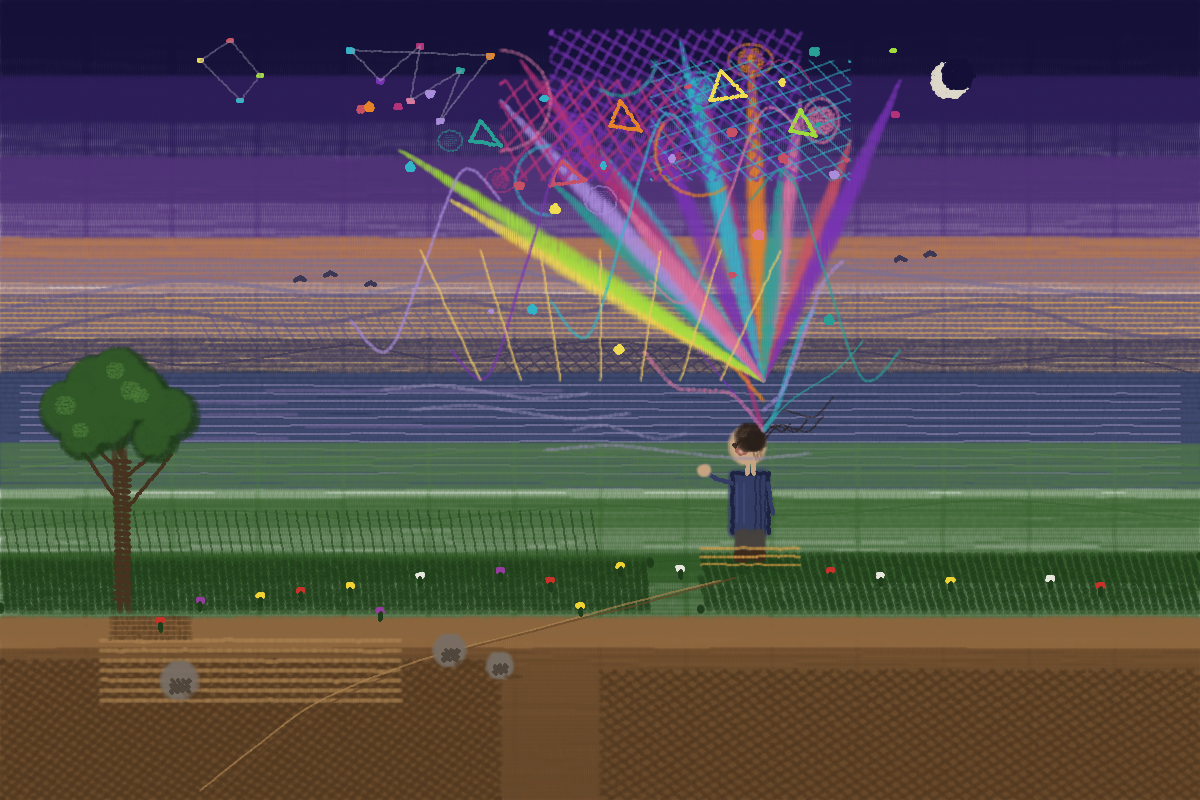

This figure's Python source:
import sys
import os
import math
sys.path.insert(0, os.path.join(os.path.dirname(__file__), '..', '..', 'artist'))

from student import *
from stylus_format import Drawing
from renderer import render_drawing

all_strokes = []

# ============================================================
# "The Dreamer's Horizon"
#
# A solitary figure stands on a warm foreground hill at twilight,
# gazing toward distant atmospheric mountains. From their head,
# abstract swirls of color and energy rise and dissolve into
# the sky -- imagination made visible, blurring the line between
# the inner world and the outer landscape.
#
# Composition plan (1200x800):
#   Sky:        y=0 to y=350   (gradient from deep indigo top to warm amber horizon)
#   Mountains:  y=250 to y=400 (3 layers, atmospheric perspective)
#   Lake:       y=380 to y=480 (still water with reflections)
#   Meadow:     y=450 to y=650 (rolling green hills)
#   Foreground: y=600 to y=800 (warm earth, wildflowers, texture)
#   Figure:     centered-right around x=750, standing on hill at y~580
#   Abstract:   emanating from figure's head upward and leftward into sky
# ============================================================

W, H = 1200, 800

# --- COLOR PALETTE (30+ colors) ---
# Sky
SKY_DEEP       = (20, 15, 55)
SKY_MID        = (45, 30, 90)
SKY_LOWER      = (80, 50, 120)
SKY_HORIZON    = (180, 120, 80)
SKY_AMBER      = (220, 160, 70)
SKY_GOLD       = (240, 200, 100)
STAR_WHITE     = (240, 235, 220)

# Mountains (atmospheric perspective: far=cool/light, near=warm/dark)
MTN_FAR        = (120, 110, 150)
MTN_MID        = (90, 80, 120)
MTN_NEAR       = (60, 55, 85)
MTN_FAR_SHADOW = (100, 90, 130)

# Lake
LAKE_DEEP      = (40, 50, 80)
LAKE_SURFACE   = (70, 80, 120)
LAKE_REFLECT   = (100, 90, 140)
LAKE_SHIMMER   = (150, 140, 180)

# Meadow
MEADOW_FAR     = (80, 120, 70)
MEADOW_MID     = (60, 100, 50)
MEADOW_NEAR    = (45, 85, 35)
MEADOW_DARK    = (30, 60, 25)
MEADOW_WARM    = (90, 110, 40)

# Foreground earth
EARTH_WARM     = (140, 100, 60)
EARTH_DARK     = (100, 70, 40)
EARTH_LIGHT    = (170, 130, 80)
EARTH_SHADOW   = (80, 55, 30)

# Figure
SKIN_BASE      = (200, 165, 130)
SKIN_SHADOW    = (165, 130, 100)
SKIN_DEEP      = (130, 100, 75)
HAIR_DARK      = (40, 30, 25)
HAIR_HIGHLIGHT = (70, 55, 45)
COAT_BLUE      = (50, 60, 100)
COAT_DARK      = (30, 35, 65)
COAT_LIGHT     = (70, 80, 130)
PANTS_GRAY     = (70, 65, 60)
BOOTS_BROWN    = (60, 40, 25)

# Abstract/imagination swirls
ABS_MAGENTA    = (180, 50, 120)
ABS_CYAN       = (50, 180, 200)
ABS_VIOLET     = (120, 50, 180)
ABS_ORANGE     = (230, 130, 40)
ABS_PINK       = (220, 120, 160)
ABS_TEAL       = (40, 160, 150)
ABS_YELLOW     = (240, 220, 80)
ABS_ROSE       = (200, 80, 100)
ABS_LIME       = (160, 220, 60)
ABS_LAVENDER   = (170, 140, 220)

# Flowers
FLOWER_RED     = (200, 50, 40)
FLOWER_YELLOW  = (240, 210, 50)
FLOWER_WHITE   = (230, 230, 220)
FLOWER_PURPLE  = (150, 60, 160)

# Tree
TRUNK_BROWN    = (70, 50, 30)
LEAF_GREEN     = (50, 90, 40)
LEAF_DARK      = (30, 60, 25)
LEAF_LIGHT     = (80, 130, 60)

# ============================================================
# LAYER 1: SKY (deep indigo top fading to amber horizon)
# ============================================================

# Deep sky gradient fills - layered for richness
all_strokes.extend(draw_gradient_fill(0, 0, W, 120, 0.6, 0.3, "brush", SKY_DEEP, spacing=3))
all_strokes.extend(draw_gradient_fill(0, 80, W, 120, 0.5, 0.25, "brush", SKY_MID, spacing=4))
all_strokes.extend(draw_gradient_fill(0, 160, W, 120, 0.4, 0.2, "brush", SKY_LOWER, spacing=4))
all_strokes.extend(draw_gradient_fill(0, 240, W, 100, 0.3, 0.15, "brush", SKY_HORIZON, spacing=5))
all_strokes.extend(draw_gradient_fill(0, 300, W, 80, 0.35, 0.15, "brush", SKY_AMBER, spacing=5))
all_strokes.extend(draw_gradient_fill(0, 340, W, 50, 0.3, 0.1, "brush", SKY_GOLD, spacing=6))

# Stars in the upper sky (tiny dots - deliberate artistic choice: stars that echo
# the abstract swirl colors below, connecting cosmos to imagination)
import random
random.seed(42)
for _ in range(25):
    sx = random.randint(20, 1180)
    sy = random.randint(10, 180)
    star_color = random.choice([STAR_WHITE, ABS_CYAN, ABS_LAVENDER, ABS_PINK])
    all_strokes.extend(draw_filled_circle(sx, sy, 1, "pen", star_color, pressure=0.5))

# Crescent moon (upper right) - pen for crisp edges
all_strokes.extend(draw_filled_circle(950, 80, 18, "pen", (220, 215, 200), pressure=0.4))
all_strokes.extend(draw_filled_circle(958, 74, 15, "pen", SKY_DEEP, pressure=0.6))

# ============================================================
# LAYER 2: DISTANT MOUNTAINS (3 layers, atmospheric perspective)
# ============================================================

# Farthest mountains - charcoal at low pressure for hazy quality
# Ridge line using curves
far_ridge_pts = [(0, 310), (100, 290), (200, 280), (350, 295),
                 (500, 270), (600, 285), (750, 260), (900, 275),
                 (1050, 290), (1200, 300)]
# Fill below the ridge with gradient
all_strokes.extend(draw_gradient_fill(0, 260, W, 100, 0.15, 0.08, "charcoal", MTN_FAR, spacing=5))
# Ridge outline
all_strokes.append(draw_curve(far_ridge_pts, "charcoal", MTN_FAR, pressure=0.2))

# Middle mountains - slightly darker/more detailed
mid_ridge_pts = [(0, 340), (150, 310), (300, 325), (450, 300),
                 (550, 315), (700, 295), (850, 320), (1000, 305),
                 (1100, 330), (1200, 340)]
all_strokes.extend(draw_gradient_fill(0, 295, W, 80, 0.2, 0.1, "charcoal", MTN_MID, spacing=5))
all_strokes.append(draw_curve(mid_ridge_pts, "charcoal", MTN_MID, pressure=0.25))
# Light shadow hatching on middle mountains
all_strokes.extend(draw_hatching(200, 310, 300, 40, spacing=12, angle_deg=60,
                                  tool="pencil", color=MTN_MID_SHADOW if False else MTN_FAR_SHADOW, pressure=0.15))

# Near mountains - darkest, most detailed, warmer
near_ridge_pts = [(0, 380), (100, 355), (200, 365), (350, 345),
                  (450, 360), (600, 340), (700, 355), (850, 350),
                  (950, 365), (1100, 355), (1200, 375)]
all_strokes.extend(draw_gradient_fill(0, 340, W, 70, 0.3, 0.15, "charcoal", MTN_NEAR, spacing=4))
all_strokes.append(draw_curve(near_ridge_pts, "pencil", MTN_NEAR, pressure=0.35))
# Crosshatching for shadow on near mountains
all_strokes.extend(draw_crosshatching(500, 345, 250, 35, spacing=10, angles=[45, -30],
                                       tool="pencil", color=MTN_NEAR, pressure=0.2))

# ============================================================
# LAYER 3: LAKE (still water, center middle ground)
# ============================================================

# Lake base fill
all_strokes.extend(draw_filled_rectangle(0, 375, W, 110, "brush", LAKE_DEEP, pressure=0.35))
# Surface color layer
all_strokes.extend(draw_gradient_fill(0, 375, W, 110, 0.15, 0.25, "brush", LAKE_SURFACE, spacing=5))

# Horizontal ripple lines across the lake
for ry in range(385, 480, 8):
    ripple_pressure = 0.08 + 0.1 * ((ry - 385) / 95)
    all_strokes.append(draw_line(20, ry, W - 20, ry, "pencil", LAKE_SHIMMER, pressure=ripple_pressure))

# Mountain reflections in water (inverted, faded)
for ry in range(390, 460, 12):
    rx_start = random.randint(100, 400)
    rx_end = rx_start + random.randint(100, 300)
    all_strokes.append(draw_line(rx_start, ry, rx_end, ry, "brush", LAKE_REFLECT, pressure=0.1))

# ============================================================
# LAYER 4: MEADOW / ROLLING HILLS
# ============================================================

# Far meadow (lighter green, less detail)
meadow_far_pts = [(0, 470), (150, 455), (300, 465), (500, 450),
                  (700, 460), (900, 448), (1100, 458), (1200, 465)]
all_strokes.extend(draw_gradient_fill(0, 445, W, 80, 0.25, 0.15, "brush", MEADOW_FAR, spacing=5))
all_strokes.append(draw_curve(meadow_far_pts, "pencil", MEADOW_FAR, pressure=0.25))

# Mid meadow
meadow_mid_pts = [(0, 530), (200, 510), (400, 520), (600, 505),
                  (800, 515), (1000, 500), (1200, 520)]
all_strokes.extend(draw_gradient_fill(0, 500, W, 80, 0.3, 0.15, "brush", MEADOW_MID, spacing=4))
all_strokes.append(draw_curve(meadow_mid_pts, "pencil", MEADOW_MID, pressure=0.3))
# Gentle hatching for grass texture
all_strokes.extend(draw_hatching(0, 510, 600, 50, spacing=10, angle_deg=80,
                                  tool="pencil", color=MEADOW_DARK, pressure=0.15))

# Near meadow hill where figure stands
meadow_near_pts = [(0, 600), (200, 580), (500, 570), (700, 560),
                   (900, 565), (1100, 575), (1200, 590)]
all_strokes.extend(draw_gradient_fill(0, 555, W, 80, 0.35, 0.2, "brush", MEADOW_NEAR, spacing=4))
all_strokes.append(draw_curve(meadow_near_pts, "pencil", MEADOW_NEAR, pressure=0.35))
# Grass hatching - marker for bold foreground texture
all_strokes.extend(draw_hatching(0, 560, 650, 50, spacing=7, angle_deg=85,
                                  tool="marker", color=MEADOW_DARK, pressure=0.25))
all_strokes.extend(draw_hatching(700, 555, 500, 55, spacing=8, angle_deg=75,
                                  tool="marker", color=MEADOW_DARK, pressure=0.2))

# ============================================================
# LAYER 5: FOREGROUND EARTH
# ============================================================

all_strokes.extend(draw_filled_rectangle(0, 620, W, 180, "brush", EARTH_WARM, pressure=0.35))
all_strokes.extend(draw_gradient_fill(0, 650, W, 150, 0.2, 0.4, "brush", EARTH_DARK, spacing=4))
# Foreground texture - crosshatching with charcoal for gritty earth
all_strokes.extend(draw_crosshatching(0, 660, 500, 140, spacing=8, angles=[30, -45],
                                       tool="charcoal", color=EARTH_SHADOW, pressure=0.25))
all_strokes.extend(draw_crosshatching(600, 670, 600, 130, spacing=9, angles=[40, -30],
                                       tool="charcoal", color=EARTH_SHADOW, pressure=0.2))
# Warm light patches on foreground earth
all_strokes.extend(draw_hatching(100, 640, 300, 60, spacing=10, angle_deg=0,
                                  tool="brush", color=EARTH_LIGHT, pressure=0.15))

# ============================================================
# LAYER 5b: TREE (left foreground, compositional anchor)
# ============================================================

# Tree trunk - marker for bold foreground presence
tree_x = 120
tree_base_y = 610
all_strokes.append(draw_line(tree_x, tree_base_y, tree_x - 5, tree_base_y - 160, "marker", TRUNK_BROWN, pressure=0.6))
all_strokes.append(draw_line(tree_x + 8, tree_base_y, tree_x + 3, tree_base_y - 160, "marker", TRUNK_BROWN, pressure=0.55))
# Trunk texture
all_strokes.extend(draw_hatching(tree_x - 5, tree_base_y - 150, 15, 140, spacing=6, angle_deg=5,
                                  tool="pen", color=TRUNK_BROWN, pressure=0.3))

# Branches
branches = [
    (tree_x - 2, tree_base_y - 140, tree_x - 60, tree_base_y - 200),
    (tree_x + 2, tree_base_y - 130, tree_x + 70, tree_base_y - 190),
    (tree_x - 3, tree_base_y - 110, tree_x - 45, tree_base_y - 170),
    (tree_x + 5, tree_base_y - 100, tree_x + 50, tree_base_y - 155),
    (tree_x, tree_base_y - 155, tree_x - 15, tree_base_y - 220),
    (tree_x, tree_base_y - 155, tree_x + 20, tree_base_y - 225),
]
for bx1, by1, bx2, by2 in branches:
    all_strokes.append(draw_line(bx1, by1, bx2, by2, "pen", TRUNK_BROWN, pressure=0.35))

# Canopy - overlapping filled circles for organic mass
canopy_centers = [
    (tree_x - 50, tree_base_y - 200, 30), (tree_x - 20, tree_base_y - 220, 35),
    (tree_x + 15, tree_base_y - 215, 32), (tree_x + 50, tree_base_y - 195, 28),
    (tree_x - 35, tree_base_y - 175, 25), (tree_x + 35, tree_base_y - 170, 22),
    (tree_x, tree_base_y - 235, 28), (tree_x - 10, tree_base_y - 190, 30),
    (tree_x + 25, tree_base_y - 210, 26),
]
for cx, cy, r in canopy_centers:
    all_strokes.extend(draw_filled_circle(cx, cy, r, "charcoal", LEAF_DARK, pressure=0.3))
for cx, cy, r in canopy_centers:
    all_strokes.extend(draw_filled_circle(cx - 3, cy - 3, r - 5, "brush", LEAF_GREEN, pressure=0.2))
# Leaf highlights
for cx, cy, r in canopy_centers[::2]:
    all_strokes.extend(draw_filled_circle(cx - 5, cy - 5, r // 3, "pencil", LEAF_LIGHT, pressure=0.15))

# Tree shadow on ground
all_strokes.extend(draw_hatching(tree_x - 10, tree_base_y + 5, 80, 25, spacing=5, angle_deg=0,
                                  tool="charcoal", color=EARTH_SHADOW, pressure=0.2))

# ============================================================
# LAYER 5c: PATH leading from foreground toward figure
# ============================================================

# A winding dirt path (leading line to guide eye to figure)
path_pts = [(200, 790), (250, 750), (320, 700), (420, 660),
            (530, 630), (640, 600), (720, 580)]
all_strokes.append(draw_curve(path_pts, "pencil", EARTH_LIGHT, pressure=0.3))
# Path edge
path_pts_r = [(220, 790), (270, 745), (345, 695), (445, 655),
              (555, 625), (660, 598), (735, 577)]
all_strokes.append(draw_curve(path_pts_r, "pencil", EARTH_DARK, pressure=0.25))

# ============================================================
# LAYER 5d: WILDFLOWERS scattered in meadow
# ============================================================

flower_positions = [
    (300, 590, FLOWER_RED), (350, 585, FLOWER_YELLOW), (420, 575, FLOWER_WHITE),
    (500, 570, FLOWER_PURPLE), (550, 580, FLOWER_RED), (620, 565, FLOWER_YELLOW),
    (680, 568, FLOWER_WHITE), (200, 600, FLOWER_PURPLE), (260, 595, FLOWER_YELLOW),
    (830, 570, FLOWER_RED), (880, 575, FLOWER_WHITE), (950, 580, FLOWER_YELLOW),
    (160, 620, FLOWER_RED), (380, 610, FLOWER_PURPLE), (580, 605, FLOWER_YELLOW),
    (1050, 578, FLOWER_WHITE), (1100, 585, FLOWER_RED),
]
for fx, fy, fc in flower_positions:
    all_strokes.extend(draw_filled_circle(fx, fy, 3, "pen", fc, pressure=0.4))
    # Tiny stem
    all_strokes.append(draw_line(fx, fy + 3, fx, fy + 10, "pen", MEADOW_DARK, pressure=0.2))

# ============================================================
# LAYER 5e: ROCKS in foreground
# ============================================================

# A few rocks near the path
rocks = [(450, 650, 15, 10), (500, 665, 12, 8), (180, 680, 18, 12)]
for rx, ry, rw, rh in rocks:
    all_strokes.extend(draw_filled_circle(rx, ry, rw, "brush", (120, 110, 100), pressure=0.3))
    # Rock shadow/shading
    all_strokes.extend(draw_hatching(rx - rw//2, ry, rw, rh, spacing=4, angle_deg=45,
                                      tool="pen", color=(80, 70, 60), pressure=0.25))
    # Cast shadow
    all_strokes.extend(draw_hatching(rx + 5, ry + rh, rw + 5, 6, spacing=4, angle_deg=0,
                                      tool="charcoal", color=EARTH_SHADOW, pressure=0.15))

# ============================================================
# LAYER 6: THE FIGURE (standing on hill, gazing at horizon)
# ============================================================

fig_x = 750  # center x of figure
fig_base = 558  # feet position (on the near meadow hill)

# --- Body (coat/torso) ---
# The figure is seen from slightly behind/side, looking left toward the horizon
# Coat body - filled rectangle for torso, slightly angled
coat_top = fig_base - 85
coat_bottom = fig_base - 25
all_strokes.extend(draw_filled_rectangle(fig_x - 18, coat_top, 36, 60, "brush", COAT_BLUE, pressure=0.4))
# Coat shading (right side darker - light from left/horizon)
all_strokes.extend(draw_hatching(fig_x + 2, coat_top, 16, 60, spacing=5, angle_deg=90,
                                  tool="pencil", color=COAT_DARK, pressure=0.25))
# Coat highlight (left side catches horizon light)
all_strokes.extend(draw_hatching(fig_x - 16, coat_top + 10, 12, 40, spacing=7, angle_deg=90,
                                  tool="pencil", color=COAT_LIGHT, pressure=0.15))

# Coat outline
all_strokes.append(draw_line(fig_x - 18, coat_top, fig_x - 18, coat_bottom, "pen", COAT_DARK, pressure=0.4))
all_strokes.append(draw_line(fig_x + 18, coat_top, fig_x + 18, coat_bottom, "pen", COAT_DARK, pressure=0.4))
all_strokes.append(draw_line(fig_x - 18, coat_top, fig_x + 18, coat_top, "pen", COAT_DARK, pressure=0.35))

# --- Legs ---
all_strokes.append(draw_line(fig_x - 8, coat_bottom, fig_x - 10, fig_base, "pen", PANTS_GRAY, pressure=0.4))
all_strokes.append(draw_line(fig_x + 8, coat_bottom, fig_x + 6, fig_base, "pen", PANTS_GRAY, pressure=0.4))
# Fill legs
all_strokes.extend(draw_filled_rectangle(fig_x - 12, coat_bottom, 10, 25, "brush", PANTS_GRAY, pressure=0.35))
all_strokes.extend(draw_filled_rectangle(fig_x + 2, coat_bottom, 10, 25, "brush", PANTS_GRAY, pressure=0.35))

# --- Boots ---
all_strokes.extend(draw_filled_rectangle(fig_x - 14, fig_base - 5, 12, 7, "marker", BOOTS_BROWN, pressure=0.45))
all_strokes.extend(draw_filled_rectangle(fig_x + 1, fig_base - 5, 12, 7, "marker", BOOTS_BROWN, pressure=0.45))

# --- Neck ---
all_strokes.append(draw_line(fig_x - 3, coat_top, fig_x - 3, coat_top - 12, "pen", SKIN_BASE, pressure=0.35))
all_strokes.append(draw_line(fig_x + 3, coat_top, fig_x + 3, coat_top - 12, "pen", SKIN_BASE, pressure=0.35))

# --- Head (slightly turned left, looking toward horizon) ---
head_cx = fig_x - 2  # slightly left-shifted to suggest looking left
head_cy = coat_top - 28
head_rx = 14
head_ry = 17

# Head fill
all_strokes.extend(draw_filled_circle(head_cx, head_cy, head_ry, "brush", SKIN_BASE, pressure=0.35))
# Head outline
all_strokes.append(draw_ellipse(head_cx, head_cy, head_rx, head_ry, "pen", SKIN_BASE, pressure=0.35))

# Face shading (right side shadow)
all_strokes.extend(draw_hatching(head_cx + 2, head_cy - 10, 12, 22, spacing=4, angle_deg=80,
                                  tool="pencil", color=SKIN_SHADOW, pressure=0.2))
# Deeper shadow near jaw
all_strokes.extend(draw_hatching(head_cx + 5, head_cy + 3, 8, 12, spacing=3, angle_deg=70,
                                  tool="pencil", color=SKIN_DEEP, pressure=0.2))

# --- Facial features (small, figure is not huge) ---
# Eye (just the left eye visible from this angle - simple but expressive)
eye_x = head_cx - 5
eye_y = head_cy - 2
all_strokes.append(draw_ellipse(eye_x, eye_y, 3, 2, "pen", (60, 50, 40), pressure=0.4))
# Iris
all_strokes.extend(draw_filled_circle(eye_x - 1, eye_y, 1.5, "pen", (80, 100, 60), pressure=0.5))
# Highlight
all_strokes.extend(draw_filled_circle(eye_x - 1, eye_y - 1, 0.8, "pen", STAR_WHITE, pressure=0.5))

# Second eye (partially visible, further away)
eye2_x = head_cx - 12
eye2_y = head_cy - 1
all_strokes.append(draw_arc(eye2_x, eye2_y, 2, 0, math.pi, "pen", (60, 50, 40), pressure=0.3))

# Nose (understated - small line and tip)
all_strokes.append(draw_line(head_cx - 8, head_cy - 1, head_cx - 10, head_cy + 4, "pen", SKIN_SHADOW, pressure=0.25))
all_strokes.append(draw_arc(head_cx - 9, head_cy + 5, 2, math.pi * 0.8, math.pi * 1.5, "pen", SKIN_SHADOW, pressure=0.2))

# Mouth (slight contemplative/wistful expression - gently parted)
all_strokes.append(draw_line(head_cx - 8, head_cy + 8, head_cx - 2, head_cy + 7, "pen", (160, 100, 90), pressure=0.3))
# Very slight upward curve at the left - not quite a smile, but hopeful
all_strokes.append(draw_arc(head_cx - 9, head_cy + 7, 3, math.pi * 1.2, math.pi * 1.8, "pen", (160, 100, 90), pressure=0.2))

# Eyebrow (calm, slightly raised - wonder/contemplation)
all_strokes.append(draw_line(eye_x - 4, eye_y - 5, eye_x + 4, eye_y - 6, "pencil", HAIR_DARK, pressure=0.3))

# Cheek blush
all_strokes.extend(draw_hatching(head_cx - 8, head_cy + 1, 6, 5, spacing=3, angle_deg=30,
                                  tool="brush", color=(210, 160, 140), pressure=0.1))

# --- Hair (wind-blown, flowing to the right - connects to abstract swirls) ---
# Hair mass
all_strokes.extend(draw_filled_circle(head_cx + 2, head_cy - 8, 14, "charcoal", HAIR_DARK, pressure=0.35))
all_strokes.extend(draw_filled_circle(head_cx + 8, head_cy - 5, 10, "charcoal", HAIR_DARK, pressure=0.3))

# Wind-blown hair strands that will transition into abstract swirls
# This is the KEY TRANSITION POINT - hair becomes abstract art
hair_strand_starts = [
    (head_cx + 12, head_cy - 12),
    (head_cx + 14, head_cy - 8),
    (head_cx + 15, head_cy - 4),
    (head_cx + 10, head_cy - 15),
]
# These strands get progressively more abstract
for i, (hx, hy) in enumerate(hair_strand_starts):
    # Start as hair-colored pencil strands
    end_x = hx + 30 + i * 15
    end_y = hy - 10 - i * 8
    all_strokes.append(draw_s_curve(hx, hy, end_x, end_y, amplitude=8 + i * 4,
                                     tool="pencil", color=HAIR_DARK, pressure=0.25 - i * 0.03))

# --- Arms (one slightly extended, reaching toward horizon) ---
# Left arm extended forward
all_strokes.append(draw_line(fig_x - 18, coat_top + 10, fig_x - 35, coat_top + 5,
                              "pen", COAT_BLUE, pressure=0.35))
all_strokes.append(draw_line(fig_x - 35, coat_top + 5, fig_x - 45, coat_top - 2,
                              "pen", COAT_BLUE, pressure=0.3))
# Hand
all_strokes.extend(draw_filled_circle(fig_x - 46, coat_top - 3, 4, "brush", SKIN_BASE, pressure=0.3))

# Right arm at side
all_strokes.append(draw_line(fig_x + 18, coat_top + 10, fig_x + 22, coat_top + 40,
                              "pen", COAT_BLUE, pressure=0.35))

# Figure shadow on ground
all_strokes.extend(draw_hatching(fig_x - 20, fig_base + 2, 55, 12, spacing=4, angle_deg=10,
                                  tool="charcoal", color=MEADOW_DARK, pressure=0.2))

# ============================================================
# LAYER 7: ABSTRACT EXPRESSIVE ELEMENTS
# Emanating from the figure's head/imagination, swirling upward
# into the sky. The abstract marks start as semi-representational
# (hair-like, wind-like) and become pure abstract expression
# as they rise, representing thoughts/dreams dissolving into sky.
# ============================================================

# --- Phase 1: Semi-abstract swirls near the figure (hair-to-imagination transition) ---
swirl_origin_x = head_cx + 15
swirl_origin_y = head_cy - 15

# S-curves radiating upward and outward from the figure's head
abstract_curves = [
    # (start_x, start_y, end_x, end_y, amplitude, tool, color, pressure)
    (swirl_origin_x, swirl_origin_y, swirl_origin_x - 80, swirl_origin_y - 100, 25, "pencil", ABS_VIOLET, 0.25),
    (swirl_origin_x, swirl_origin_y, swirl_origin_x - 40, swirl_origin_y - 130, 30, "brush", ABS_MAGENTA, 0.2),
    (swirl_origin_x, swirl_origin_y, swirl_origin_x + 50, swirl_origin_y - 120, 20, "brush", ABS_CYAN, 0.2),
    (swirl_origin_x, swirl_origin_y, swirl_origin_x - 120, swirl_origin_y - 80, 35, "charcoal", ABS_PINK, 0.18),
    (swirl_origin_x, swirl_origin_y, swirl_origin_x + 100, swirl_origin_y - 90, 28, "pencil", ABS_TEAL, 0.2),
    (swirl_origin_x, swirl_origin_y - 30, swirl_origin_x - 150, swirl_origin_y - 150, 40, "brush", ABS_ORANGE, 0.15),
    (swirl_origin_x, swirl_origin_y - 20, swirl_origin_x + 80, swirl_origin_y - 170, 22, "charcoal", ABS_LAVENDER, 0.18),
]
for sx1, sy1, sx2, sy2, amp, tool, color, press in abstract_curves:
    all_strokes.append(draw_s_curve(sx1, sy1, sx2, sy2, amplitude=amp, tool=tool, color=color, pressure=press))

# --- Phase 2: Abstract energy dispersing across the sky ---
# Pressure ramps radiating outward (like thoughts shooting into the cosmos)
ramp_targets = [
    (650, 120, ABS_VIOLET), (700, 80, ABS_MAGENTA), (600, 150, ABS_CYAN),
    (800, 100, ABS_PINK), (550, 180, ABS_TEAL), (750, 50, ABS_ORANGE),
    (500, 100, ABS_LAVENDER), (850, 140, ABS_ROSE), (450, 200, ABS_YELLOW),
    (900, 80, ABS_VIOLET), (400, 150, ABS_LIME), (680, 40, ABS_CYAN),
    (520, 60, ABS_MAGENTA), (780, 170, ABS_TEAL), (620, 200, ABS_PINK),
]
for tx, ty, tc in ramp_targets:
    all_strokes.append(draw_pressure_ramp(swirl_origin_x, swirl_origin_y - 50, tx, ty,
                                           tool="brush", color=tc))

# --- Phase 3: Abstract circles/ellipses floating in the sky (dream bubbles) ---
dream_bubbles = [
    (580, 130, 20, 15, ABS_VIOLET, "brush", 0.12),
    (700, 90, 25, 18, ABS_CYAN, "brush", 0.1),
    (500, 180, 15, 12, ABS_MAGENTA, "pencil", 0.15),
    (820, 120, 18, 22, ABS_PINK, "brush", 0.1),
    (450, 140, 12, 10, ABS_TEAL, "pencil", 0.12),
    (750, 60, 22, 16, ABS_ORANGE, "brush", 0.08),
    (600, 200, 16, 14, ABS_LAVENDER, "pencil", 0.12),
    (680, 160, 10, 8, ABS_ROSE, "pencil", 0.15),
]
for bx, by, brx, bry, bc, bt, bp in dream_bubbles:
    all_strokes.append(draw_ellipse(bx, by, brx, bry, bt, bc, pressure=bp))
    # Faint fill inside some bubbles
    all_strokes.extend(draw_filled_circle(bx, by, min(brx, bry) - 3, bt, bc, pressure=bp * 0.5))

# --- Phase 4: Dense abstract mark-making zone (upper-right quadrant) ---
# This is where imagination fully dissolves into pure abstract expression
# Crosshatching in various abstract colors
all_strokes.extend(draw_crosshatching(550, 30, 250, 150, spacing=12, angles=[30, -60],
                                       tool="charcoal", color=ABS_VIOLET, pressure=0.12))
all_strokes.extend(draw_crosshatching(650, 60, 200, 120, spacing=14, angles=[45, -20],
                                       tool="pencil", color=ABS_CYAN, pressure=0.1))
all_strokes.extend(draw_crosshatching(500, 80, 180, 100, spacing=16, angles=[60, -45],
                                       tool="brush", color=ABS_MAGENTA, pressure=0.08))

# Scattered triangles (sharp, energetic marks in the abstract zone)
triangles_abstract = [
    (620, 100, 640, 130, 610, 125, ABS_ORANGE, "pen"),
    (720, 70, 745, 95, 710, 100, ABS_YELLOW, "pen"),
    (560, 160, 585, 180, 550, 185, ABS_ROSE, "pen"),
    (800, 110, 815, 135, 790, 130, ABS_LIME, "pen"),
    (480, 120, 500, 145, 470, 140, ABS_TEAL, "pen"),
]
for tx1, ty1, tx2, ty2, tx3, ty3, tc, tt in triangles_abstract:
    all_strokes.append(draw_triangle(tx1, ty1, tx2, ty2, tx3, ty3, tt, tc, pressure=0.3))

# Abstract arcs (flowing, organic shapes)
abstract_arcs = [
    (650, 120, 40, 0, math.pi * 0.8, ABS_VIOLET, "brush", 0.15),
    (550, 180, 35, math.pi * 0.5, math.pi * 1.5, ABS_CYAN, "charcoal", 0.12),
    (780, 90, 30, math.pi, math.pi * 2, ABS_MAGENTA, "pencil", 0.18),
    (700, 150, 45, math.pi * 0.3, math.pi * 1.2, ABS_ORANGE, "brush", 0.1),
    (500, 100, 50, math.pi * 1.5, math.pi * 2.5, ABS_PINK, "charcoal", 0.1),
    (620, 60, 35, 0, math.pi * 0.7, ABS_TEAL, "brush", 0.12),
]
for acx, acy, ar, a1, a2, ac, at, ap in abstract_arcs:
    all_strokes.append(draw_arc(acx, acy, ar, a1, a2, at, ac, pressure=ap))

# --- Phase 5: Abstract marks that OVERLAP the landscape below ---
# (ensuring compositional unity - abstract elements interact with representational)
# Faint colored S-curves drifting down from the abstract zone into the mountains
overlay_curves = [
    (500, 200, 350, 320, 30, "brush", ABS_LAVENDER, 0.08),
    (600, 180, 450, 350, 25, "brush", ABS_VIOLET, 0.06),
    (700, 150, 550, 300, 35, "brush", ABS_CYAN, 0.07),
    (800, 130, 650, 280, 20, "brush", ABS_PINK, 0.06),
    (750, 200, 900, 350, 28, "brush", ABS_TEAL, 0.05),
]
for ox1, oy1, ox2, oy2, oamp, ot, oc, op in overlay_curves:
    all_strokes.append(draw_s_curve(ox1, oy1, ox2, oy2, amplitude=oamp, tool=ot, color=oc, pressure=op))

# Abstract dots scattered across the sky-landscape boundary (like dream particles)
for _ in range(30):
    dx = random.randint(350, 900)
    dy = random.randint(50, 350)
    dc = random.choice([ABS_VIOLET, ABS_CYAN, ABS_MAGENTA, ABS_PINK, ABS_TEAL,
                        ABS_ORANGE, ABS_YELLOW, ABS_LAVENDER, ABS_ROSE, ABS_LIME])
    dr = random.uniform(1, 4)
    all_strokes.extend(draw_filled_circle(dx, dy, dr, "pen", dc, pressure=0.3))

# ============================================================
# LAYER 8: FINAL DETAILS AND ATMOSPHERIC TOUCHES
# ============================================================

# Distant birds (V-shapes near mountains)
bird_positions = [(300, 280), (330, 275), (370, 285), (900, 260), (930, 255)]
for bx, by in bird_positions:
    all_strokes.append(draw_line(bx - 5, by, bx, by - 3, "pen", MTN_NEAR, pressure=0.2))
    all_strokes.append(draw_line(bx, by - 3, bx + 5, by, "pen", MTN_NEAR, pressure=0.2))

# Mist/fog wisps over the lake (charcoal at very low pressure)
for my in range(390, 470, 20):
    mx_start = random.randint(200, 600)
    mx_end = mx_start + random.randint(100, 300)
    all_strokes.append(draw_s_curve(mx_start, my, mx_end, my + 3, amplitude=5,
                                     tool="charcoal", color=LAKE_SHIMMER, pressure=0.06))

# Subtle light rays from the horizon (deliberate artistic choice:
# diagonal light beams connecting the sky to the ground, symbolizing
# the connection between the dreamer's inner world and outer reality)
for angle_offset in range(-3, 4):
    ray_x_top = 600 + angle_offset * 60
    ray_x_bottom = 600 + angle_offset * 40
    all_strokes.append(draw_line(ray_x_top, 250, ray_x_bottom, 380,
                                  "brush", SKY_GOLD, pressure=0.04))

# Ground-level glow near figure's feet (warm light pooling)
all_strokes.extend(draw_gradient_fill(fig_x - 50, fig_base - 10, 100, 20,
                                       0.08, 0.02, "brush", SKY_AMBER, spacing=8))

# ============================================================
# DELIBERATE ARTISTIC CHOICE: "Constellation of memories"
# Tiny connected dots in the upper sky forming an abstract
# constellation pattern unique to this figure's imagination.
# Not a real constellation - a personal one. Points connected
# by faint pencil lines, with each star a different abstract color.
# This represents the dreamer's personal mythology projected
# onto the night sky.
# ============================================================

constellation_points = [
    (350, 50, ABS_CYAN), (380, 80, ABS_VIOLET), (420, 45, ABS_MAGENTA),
    (410, 100, ABS_PINK), (460, 70, ABS_TEAL), (440, 120, ABS_LAVENDER),
    (490, 55, ABS_ORANGE),
]
# Draw stars
for cpx, cpy, cpc in constellation_points:
    all_strokes.extend(draw_filled_circle(cpx, cpy, 2.5, "pen", cpc, pressure=0.6))
# Connect them with faint lines
for i in range(len(constellation_points) - 1):
    x1, y1, _ = constellation_points[i]
    x2, y2, _ = constellation_points[i + 1]
    all_strokes.append(draw_line(x1, y1, x2, y2, "pencil", (150, 145, 170), pressure=0.1))
# Close the constellation loop
x1, y1, _ = constellation_points[-1]
x2, y2, _ = constellation_points[0]
all_strokes.append(draw_line(x1, y1, x2, y2, "pencil", (150, 145, 170), pressure=0.08))

# A second smaller constellation near the first
constellation2 = [
    (200, 60, ABS_YELLOW), (230, 40, ABS_ROSE), (260, 75, ABS_LIME),
    (240, 100, ABS_CYAN),
]
for cpx, cpy, cpc in constellation2:
    all_strokes.extend(draw_filled_circle(cpx, cpy, 2, "pen", cpc, pressure=0.5))
for i in range(len(constellation2) - 1):
    x1, y1, _ = constellation2[i]
    x2, y2, _ = constellation2[i + 1]
    all_strokes.append(draw_line(x1, y1, x2, y2, "pencil", (140, 135, 160), pressure=0.08))
x1, y1, _ = constellation2[-1]
x2, y2, _ = constellation2[0]
all_strokes.append(draw_line(x1, y1, x2, y2, "pencil", (140, 135, 160), pressure=0.08))

# ============================================================
# RENDER
# ============================================================

title = "The Dreamer's Horizon"

drawing = Drawing(strokes=all_strokes, width=1200, height=800)
img = render_drawing(drawing, apply_paper=True)
output_path = os.path.join(os.path.dirname(__file__), "lesson_08_masterpiece.png")
img.convert("RGB").save(output_path)
print(f"Title: {title}")
print(f"Saved to {output_path}")
print(f"Total strokes: {len(all_strokes)}")

# Print tool usage summary
tool_counts = {}
for s in all_strokes:
    if s.events:
        t = s.events[0].tool
        tool_counts[t] = tool_counts.get(t, 0) + 1
print(f"Tool breakdown: {tool_counts}")

# Print unique color count
unique_colors = set()
for s in all_strokes:
    for e in s.events:
        unique_colors.add(e.resolved_color())
print(f"Unique colors: {len(unique_colors)}")
